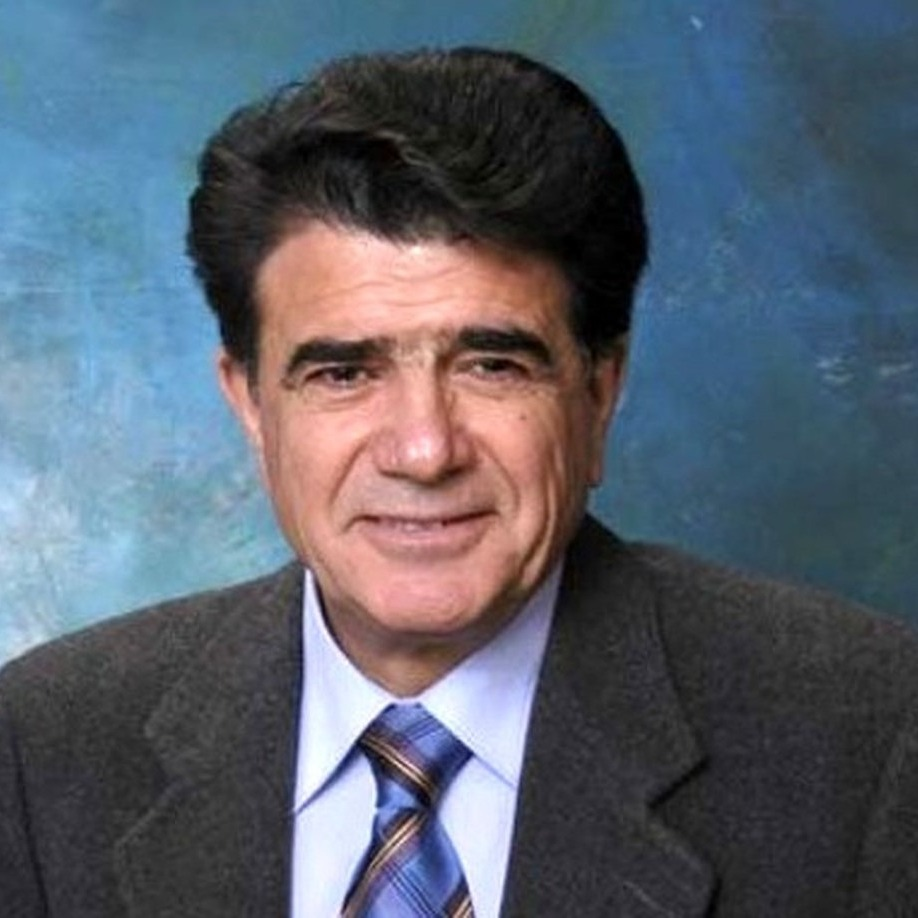
#> input picture Black_Tape/Shajariyan.jpg, 918 x 918 px
$ python Black_Tape.py
#> lines starting #> are read from the running program, lines starting #| are printed output that depends on the picture; after the words box and inside, x2 and y2 are one past the last pixel; in counts of white or black regions, pixels touching at a corner belong together
import cv2

image = cv2.imread("Shajariyan.jpg")
#> image is the input picture: shape (918, 918, 3); mean B, G, R 108.4, 96.2, 88.2
resize_imgage = cv2.resize(image ,[450 , 550])
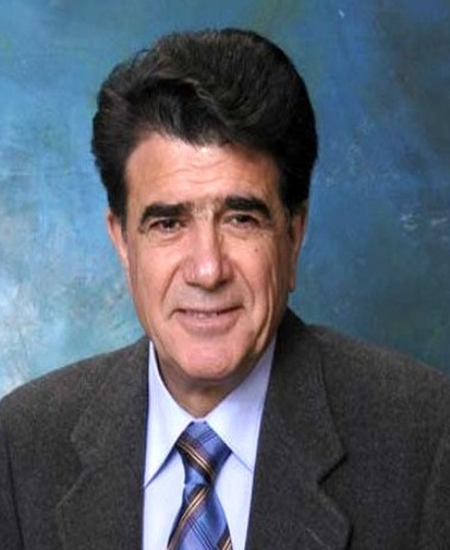
#> resize_imgage: shape (550, 450, 3); mean B, G, R 108.3, 96.1, 88
gray_image =cv2.cvtColor(resize_imgage , cv2.COLOR_BGR2GRAY)
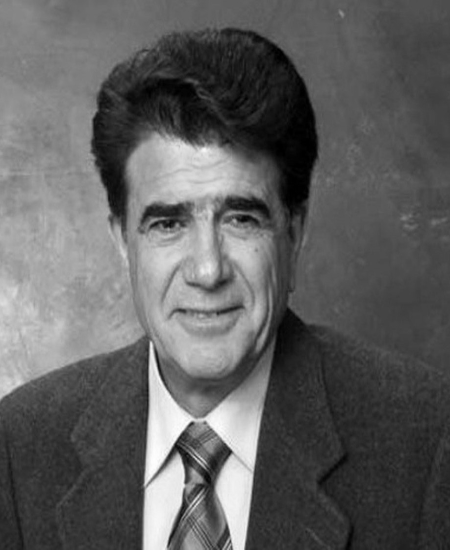
#> gray_image: shape (550, 450); min 0, max 254, mean 95.1
x = 0
for i in range(160):
    gray_image[116-x:160-x , 0+x:1+x] = 0
    if x >= 115 :
        gray_image[0:160-x , 0+x:1+x] = 0
    x+= 1
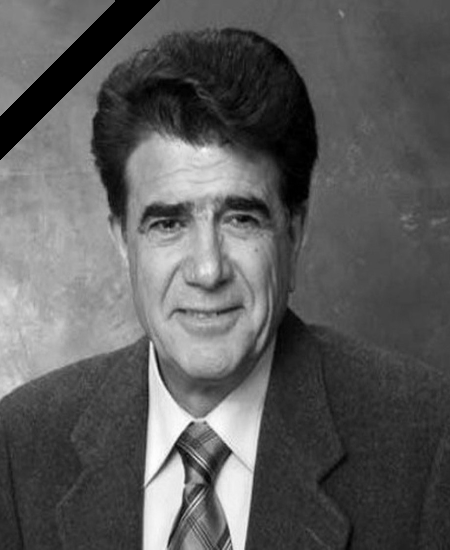
#> gray_image: shape (550, 450); 2.46% of pixels changed, all inside (x1, y1, x2, y2) = (0, 0, 160, 160)

cv2.imshow("Black Tape ",gray_image)
cv2.imwrite("Black_Tape.jpg" , gray_image)
cv2.waitKey()
